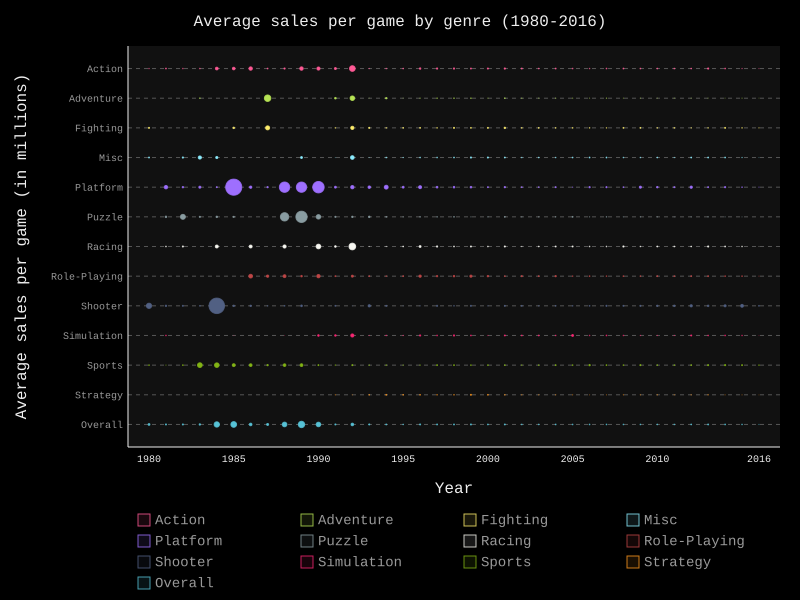

This figure's Python source:
"""
PSIT Project: Video Game Sales
Chart: Average sales per game by genre type in each year
By Teerapat Kraisrisirikul (60070183)
"""

import numpy, pandas, pygal
from pygal.style import NeonStyle
from project_module import project

def main():
    """ Main function """
    #DataFrame
    data_frame = pandas.read_csv('videoGameSales.csv')

    #List of genre
    genre = data_frame.groupby('Genre', as_index=False).count()['Genre'].tolist()

    #Count and sales lists by genre
    count_genre = numpy.array(data_frame.groupby(['Genre', 'Year'], as_index=False).count()[['Genre', 'Year', 'Rank']]).tolist()
    sales_genre = numpy.array(data_frame.groupby(['Genre', 'Year'], as_index=False).sum()[['Genre', 'Year', 'Global_Sales']]).tolist()

    #Count and sales lists by overall
    count_overall = numpy.array(data_frame.groupby('Year', as_index=False).count()[['Year', 'Rank']]).tolist()
    sales_overall = numpy.array(data_frame.groupby('Year', as_index=False).sum()[['Year', 'Global_Sales']]).tolist()

    #Chart Basics
    chart = pygal.Dot(stroke_style={'width': 0.75}, dots_size=1)
    chart.style = NeonStyle

    #Title
    chart.title = 'Average sales per game by genre (1980-2016)'
    chart.x_title = 'Year'
    chart.y_title = 'Average sales per game (in millions)'

    #Labels
    chart.x_labels = [i for i in data_frame.groupby('Year', as_index=False).count()['Year'].tolist() if i < 2017]
    chart.x_labels_major_count = 8
    chart.show_minor_x_labels = False
    #chart.y_labels = [i*0.1 for i in range(0, 111, 10)]
    #chart.y_labels_major = [i for i in range(0, 11, 2)]
    chart.truncate_label = 20

    #Legend
    chart.legend_at_bottom = True
    chart.truncate_legend = 50

    #Adding data
    _ = [chart.add(genre[i], [j[1] for j in project.fill_missing_year([[count_genre[j][1], sales_genre[j][2]/count_genre[j][2]] for j in range(len(count_genre)) if count_genre[j][0] == genre[i] and count_genre[j][1] < 2017])]) for i in range(len(genre))]
    chart.add('Overall', [sales_overall[i][1]/count_overall[i][1] for i in range(len(count_overall)) if count_overall[i][0] < 2017])

    #Render
    chart.render_to_file('avgsales_genre_year.svg')

main()
